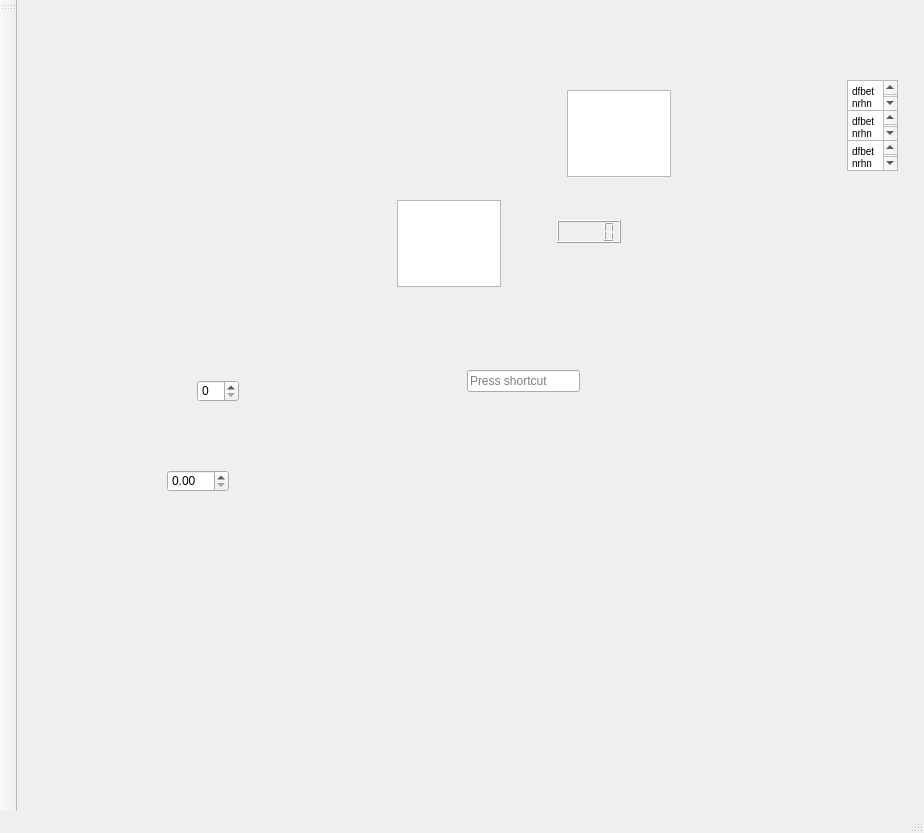
<?xml version="1.0" encoding="UTF-8"?>
<ui version="4.0">
 <class>SQTClass</class>
 <widget class="QMainWindow" name="SQTClass">
  <property name="geometry">
   <rect>
    <x>0</x>
    <y>0</y>
    <width>924</width>
    <height>833</height>
   </rect>
  </property>
  <property name="windowTitle">
   <string>SQT</string>
  </property>
  <widget class="QWidget" name="centralWidget">
   <widget class="QTextBrowser" name="textBrowser_3">
    <property name="geometry">
     <rect>
      <x>830</x>
      <y>140</y>
      <width>51</width>
      <height>31</height>
     </rect>
    </property>
    <property name="html">
     <string>&lt;!DOCTYPE HTML PUBLIC &quot;-//W3C//DTD HTML 4.0//EN&quot; &quot;http://www.w3.org/TR/REC-html40/strict.dtd&quot;&gt;
&lt;html&gt;&lt;head&gt;&lt;meta name=&quot;qrichtext&quot; content=&quot;1&quot; /&gt;&lt;style type=&quot;text/css&quot;&gt;
p, li { white-space: pre-wrap; }
&lt;/style&gt;&lt;/head&gt;&lt;body style=&quot; font-family:'MS Shell Dlg 2'; font-size:7.8pt; font-weight:400; font-style:normal;&quot;&gt;
&lt;p style=&quot; margin-top:0px; margin-bottom:0px; margin-left:0px; margin-right:0px; -qt-block-indent:0; text-indent:0px;&quot;&gt;dfbetnrhn&lt;/p&gt;&lt;/body&gt;&lt;/html&gt;</string>
    </property>
   </widget>
   <widget class="QTextBrowser" name="textBrowser">
    <property name="geometry">
     <rect>
      <x>830</x>
      <y>80</y>
      <width>51</width>
      <height>31</height>
     </rect>
    </property>
    <property name="html">
     <string>&lt;!DOCTYPE HTML PUBLIC &quot;-//W3C//DTD HTML 4.0//EN&quot; &quot;http://www.w3.org/TR/REC-html40/strict.dtd&quot;&gt;
&lt;html&gt;&lt;head&gt;&lt;meta name=&quot;qrichtext&quot; content=&quot;1&quot; /&gt;&lt;style type=&quot;text/css&quot;&gt;
p, li { white-space: pre-wrap; }
&lt;/style&gt;&lt;/head&gt;&lt;body style=&quot; font-family:'MS Shell Dlg 2'; font-size:7.8pt; font-weight:400; font-style:normal;&quot;&gt;
&lt;p style=&quot; margin-top:0px; margin-bottom:0px; margin-left:0px; margin-right:0px; -qt-block-indent:0; text-indent:0px;&quot;&gt;dfbetnrhn&lt;/p&gt;&lt;/body&gt;&lt;/html&gt;</string>
    </property>
   </widget>
   <widget class="QTextBrowser" name="textBrowser_2">
    <property name="geometry">
     <rect>
      <x>830</x>
      <y>110</y>
      <width>51</width>
      <height>31</height>
     </rect>
    </property>
    <property name="html">
     <string>&lt;!DOCTYPE HTML PUBLIC &quot;-//W3C//DTD HTML 4.0//EN&quot; &quot;http://www.w3.org/TR/REC-html40/strict.dtd&quot;&gt;
&lt;html&gt;&lt;head&gt;&lt;meta name=&quot;qrichtext&quot; content=&quot;1&quot; /&gt;&lt;style type=&quot;text/css&quot;&gt;
p, li { white-space: pre-wrap; }
&lt;/style&gt;&lt;/head&gt;&lt;body style=&quot; font-family:'MS Shell Dlg 2'; font-size:7.8pt; font-weight:400; font-style:normal;&quot;&gt;
&lt;p style=&quot; margin-top:0px; margin-bottom:0px; margin-left:0px; margin-right:0px; -qt-block-indent:0; text-indent:0px;&quot;&gt;dfbetnrhn&lt;/p&gt;&lt;/body&gt;&lt;/html&gt;</string>
    </property>
   </widget>
   <widget class="QLCDNumber" name="lcdNumber">
    <property name="geometry">
     <rect>
      <x>540</x>
      <y>220</y>
      <width>64</width>
      <height>23</height>
     </rect>
    </property>
   </widget>
   <widget class="QKeySequenceEdit" name="keySequenceEdit">
    <property name="geometry">
     <rect>
      <x>450</x>
      <y>370</y>
      <width>113</width>
      <height>22</height>
     </rect>
    </property>
   </widget>
   <widget class="QTextEdit" name="textEdit">
    <property name="geometry">
     <rect>
      <x>550</x>
      <y>90</y>
      <width>104</width>
      <height>87</height>
     </rect>
    </property>
   </widget>
   <widget class="QPlainTextEdit" name="plainTextEdit">
    <property name="geometry">
     <rect>
      <x>380</x>
      <y>200</y>
      <width>104</width>
      <height>87</height>
     </rect>
    </property>
   </widget>
   <widget class="QSpinBox" name="spinBox">
    <property name="geometry">
     <rect>
      <x>180</x>
      <y>380</y>
      <width>42</width>
      <height>22</height>
     </rect>
    </property>
   </widget>
   <widget class="QDoubleSpinBox" name="doubleSpinBox">
    <property name="geometry">
     <rect>
      <x>150</x>
      <y>470</y>
      <width>62</width>
      <height>22</height>
     </rect>
    </property>
   </widget>
  </widget>
  <widget class="QMenuBar" name="menuBar">
   <property name="geometry">
    <rect>
     <x>0</x>
     <y>0</y>
     <width>924</width>
     <height>26</height>
    </rect>
   </property>
  </widget>
  <widget class="QToolBar" name="mainToolBar">
   <attribute name="toolBarArea">
    <enum>LeftToolBarArea</enum>
   </attribute>
   <attribute name="toolBarBreak">
    <bool>false</bool>
   </attribute>
  </widget>
  <widget class="QStatusBar" name="statusBar"/>
 </widget>
 <layoutdefault spacing="6" margin="11"/>
 <resources>
  <include location="SQT.qrc"/>
 </resources>
 <connections/>
</ui>
